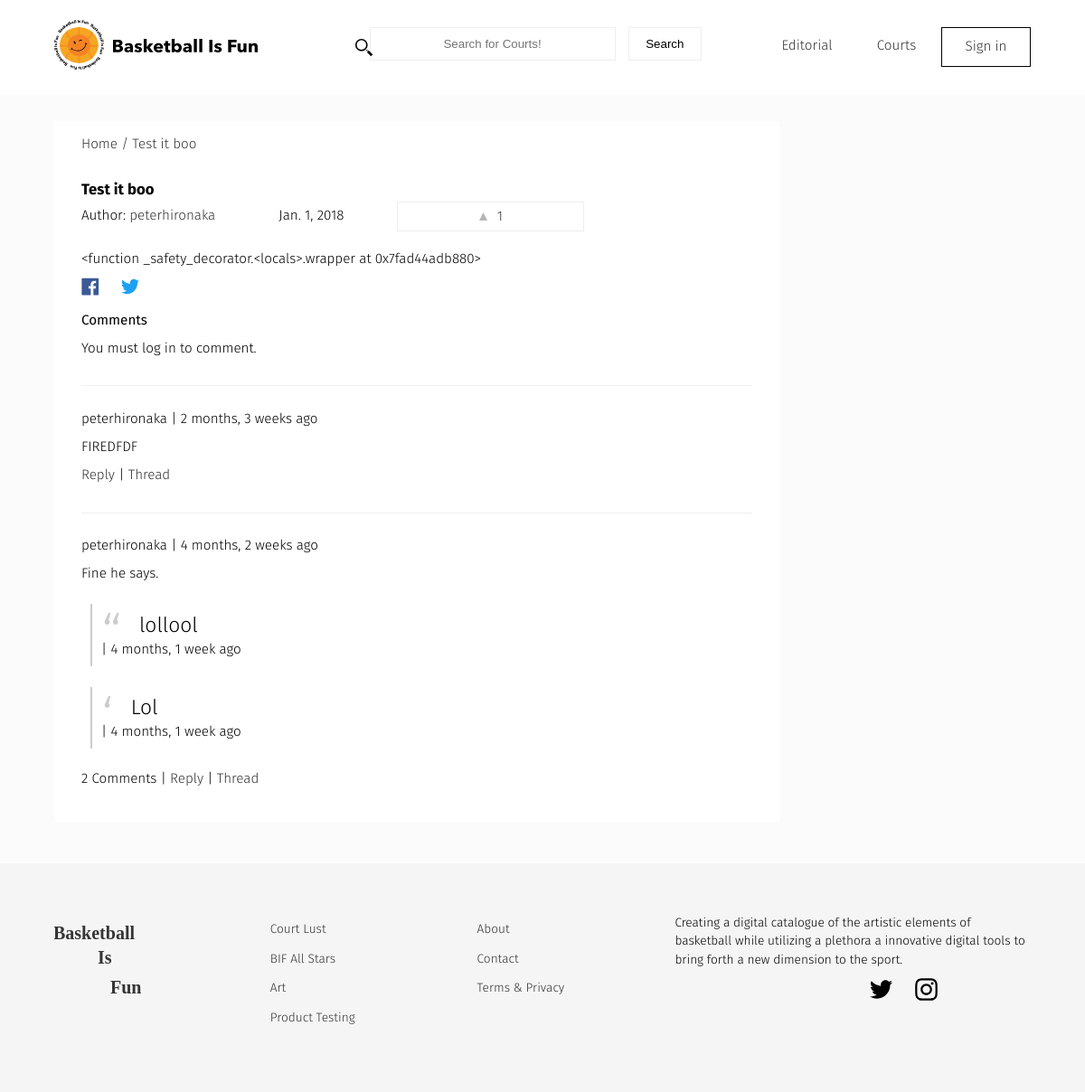
The page /forum/test-it-boo/ on the database its author committed.
### forum/models.py (models this page shows, shortened)
class Forum(models.Model):
    user = models.ForeignKey(settings.AUTH_USER_MODEL, default=1)
    title = models.CharField(max_length=120)
    slug = models.SlugField(unique=True)
    height_field = models.IntegerField(default=0)
    width_field = models.IntegerField(default=0)
    content = models.TextField()
    likes = models.ManyToManyField(settings.AUTH_USER_MODEL, blank=True, related_name='forum_likes')
    draft = models.BooleanField(default=False)
    publish = models.DateField(auto_now=False, auto_now_add=False)
    updated = models.DateTimeField(auto_now=True, auto_now_add=False)
    timestamp = models.DateTimeField(auto_now=False, auto_now_add=True)
    objects = ForumManager()
    def get_absolute_url(self):
        return reverse("forum:detail", kwargs={"slug": self.slug})
    def get_like_url(self):
        return reverse("forum:like-toggle", kwargs={"slug": self.slug})
    def get_api_like_url(self):
        return reverse("forum:like-api-toggle", kwargs={"slug": self.slug})
    class Meta:
        ordering = ["-timestamp", "-updated"]
    def get_markdown(self):
        content = self.content
        markdown_text = markdown(content)
        return mark_safe(markdown_text)
    @property
    def comments(self):
        instance = self
        qs = Comment.objects.filter_by_instance(instance)
        return qs
    @property
    def get_content_type(self):
        instance = self
        content_type = ContentType.objects.get_for_model(instance.__class__)
        return content_type

### comments/models.py (models this page shows, shortened)
class Comment(models.Model):
    user        = models.ForeignKey(settings.AUTH_USER_MODEL, default=1)
    content_type = models.ForeignKey(ContentType, on_delete=models.CASCADE)
    object_id = models.PositiveIntegerField()
    content_object = GenericForeignKey('content_type', 'object_id')
    parent      = models.ForeignKey("self", null=True, blank=True)
    content     = models.TextField()
    timestamp   = models.DateTimeField(auto_now_add=True)
    objects = CommentManager()
    class Meta:
        ordering = ['-timestamp']
    def get_absolute_url(self):
        return reverse("comments:thread", kwargs={"id": self.id})
    def children(self): #replies
        return Comment.objects.filter(parent=self)

### forum/views.py (the view, shortened to what this page needs)
# urls.py: url(r'^forum/(?P<slug>[\w-]+)/$', forum_detail, name='detail'),
def forum_detail(request, slug=None):
	instance = get_object_or_404(Forum, slug=slug)
	if instance.publish > timezone.now().date() or instance.draft:
		if not request.user:
			raise Http404
	share_string = quote_plus(instance.content)
	initial_data = {
			"content_type": instance.get_content_type,
			"object_id": instance.id
	}
	form = CommentForm(request.POST or None, initial=initial_data)
	comments = instance.comments
	context = {
		"title": instance.title,
		"instance": instance,
		"share_string": share_string,
		"comments": comments,
		"comment_form":form,
	}
	return render(request, "forum_detail.html", context)

### comments/forms.py
class CommentForm(forms.Form):
	content_type = forms.CharField(widget=forms.HiddenInput)
	object_id = forms.IntegerField(widget=forms.HiddenInput)
	content = forms.CharField(label='',	widget=forms.Textarea)

### comments/models.py (called while the page is built)
    def filter_by_instance(self, instance):
        content_type = ContentType.objects.get_for_model(instance.__class__)
        obj_id = instance.id
        qs = super(CommentManager, self).filter(content_type=content_type, object_id= obj_id).filter(parent=None)
        return qs

### posts/templatetags/urlify.py (called while the page is built)
@register.filter
def urlify(value):
	return quote_plus(value)

### templates/forum_detail.html (shortened to what this page needs)
{% extends "base.html" %}
{% load urlify %}
{% load crispy_forms_tags %}
 {% block container-page %}forum-detail{% endblock container-page %}
{% block post_detail_link %}
<div class="forum-content--detail">
    <ol class="breadcrumb">
        <li ><a href='{% url "forum:list" %}'>Home /</a> </li>
        <li><a href='{{ instance.get_absolute_url }}'> {{instance.title}} </a></li>
    </ol>
{% endblock  %}
{% block content %}
<div class="forum-content--post">
<h3>{{ title }} <small>{% if instance.draft %}<span style='color:red;'>Draft</span> {% endif %}</small></h3>
<div class="caption">
<p>Author: <a href="/profiles/{{ instance.user }}">{{ instance.user }}</a></p>
<p>{{ instance.publish }}</p>
<a class='like-btn forum-detail' data-href='{{ instance.get_api_like_url }}' data-likes='{{ instance.likes.count }}' href='{{ instance.get_like_url }}'>  {{ instance.likes.count }} </a>
    </div>
   <div class='post-detail-item'>{{ instance.get_markdown }}</div>
<a href="https://www.facebook.com/sharer/sharer.php?u={{ request.build_absolute_uri }}={{ share_string }}">
</a>
<a href="https://twitter.com/home?status={{ instance.content|truncatechars:80|urlify }}%20{{ request.build_absolute_uri }}={{ share_string }}">
</a>
    <div>
        <p class='lead'>Comments</p>
        {% if request.user.is_authenticated %}
        <form method="POST" action="."> {% csrf_token %}
            {{ comment_form|crispy }}
            <input type='submit' value='Post comment' class='search-button '>
        </form>
        {% else %}
        <p>You must log in to comment.</p>
        {% endif %}
        {% for comment in comments %}
        <div class="forum-content--comments">
          <p> {{ comment.user }} | {{ comment.timestamp|timesince }} ago  </p>
          <p>{{ comment.content }}</p>
           {% for child_comment in comment.children %}
                <blockquote>
                <p>{{ child_comment.content }}</p>
                <div> | {{ child_comment.timestamp|timesince }} ago</div>
                </blockquote>
             {% endfor %}
          <div> {% if comment.children.count > 0 %}{{ comment.children.count }} Comment{% if comment.children.count > 1 %}s{% endif %} | {% endif %} <a class='comment-reply-btn' href='#'>Reply</a> | <a class='' href='{{ comment.get_absolute_url }}'>Thread</a></div>
        </div>
        {% endfor %}
    </div>
</div>
</div>
{% endblock content %}

### static/css/main.css (style rules this page uses)
body,footer h3 { font-weight:300 }
#id_password,.forum-intro a.search-button,.search-button,.search-field,body { font-family:'Fira Sans',sans-serif }
li,nav ul li { list-style:none }
body { border:0;padding:0;-webkit-text-size-adjust:100%;-webkit-font-feature-settings:"kern" 1;-moz-font-feature-settings:"kern" 1;-o-font-feature-settings:"kern" 1;font-feature-settings:"kern" 1;font-kerning:normal;background-color:#fbfbfb;line-height:1.4;font-size:.95em;overflow-x:hidden }
body,html { min-height:100%;margin:0 }
a { color:#333;text-decoration:none }
p { margin:10px 0 }
h1,h2,h3,h4 { margin:0 }
blockquote { border-left:2px solid #ccc;margin:1.5em 10px;padding:.5em 10px;quotes:"“" "”" "‘" "’" }
blockquote:before { color:#ccc;content:open-quote;font-size:4em;line-height:.1em;margin-right:.25em;vertical-align:-.4em }
blockquote p { display:inline;font-size:1.5em }
.breadcrumb { background:#fff;padding:15px 0;margin:14px 0 0 }
.breadcrumb li { display:inline }
h3 { font-size:1.1em;line-height:1;margin:0;padding:8px 0 0 }
.lead { font-weight:400 }
.post-detail-item { max-width:80%;padding:10px 0 }
.forum-content--detail { grid-column:1/4;margin:1em 0 0;max-width:100% }
.court-listing.breadcrumb,.forum-content--detail .breadcrumb { padding-left:30px }
.like-btn.forum-detail,.post-content { border:1px solid #eee }
.forum-content--icon,.like-btn { padding:5px;margin:5px 11px 10px 0;text-align:center;-webkit-transition:all .1s ease 0s;-moz-transition:all .1s ease 0s;-o-transition:all .1s ease 0s;transition:all .1s ease 0s }
.forum-content--post,.page-content--full { background:#fff;padding:7px 30px;margin:0 }
.forum-content--comments { margin:2em 0;padding:1em 0 0;border-top:1px solid #eee }
.caption { display:grid;grid-template-columns:1fr .6fr 1fr .4fr .4fr;padding:0 }
.caption p { height:auto }
.caption a svg { margin-right:7px }
.social { max-width:20px;margin-left:20px }

### rows shown on the page
Forum: title "Test it boo", user "peterhironaka", publish "Jan. 1, 2018", likes.count "1", get_markdown "<function _safety_decorator.<locals>.wrapper at 0x7fad44adb880>"
Comment: user "peterhironaka", timestamp "2 months, 3 weeks", content "FIREDFDF"
Comment: user "peterhironaka", timestamp "4 months, 2 weeks", content "Fine he says.", children.count "2"
Comment: content "lollool", timestamp "4 months, 1 week"
Comment: content "Lol", timestamp "4 months, 1 week"
